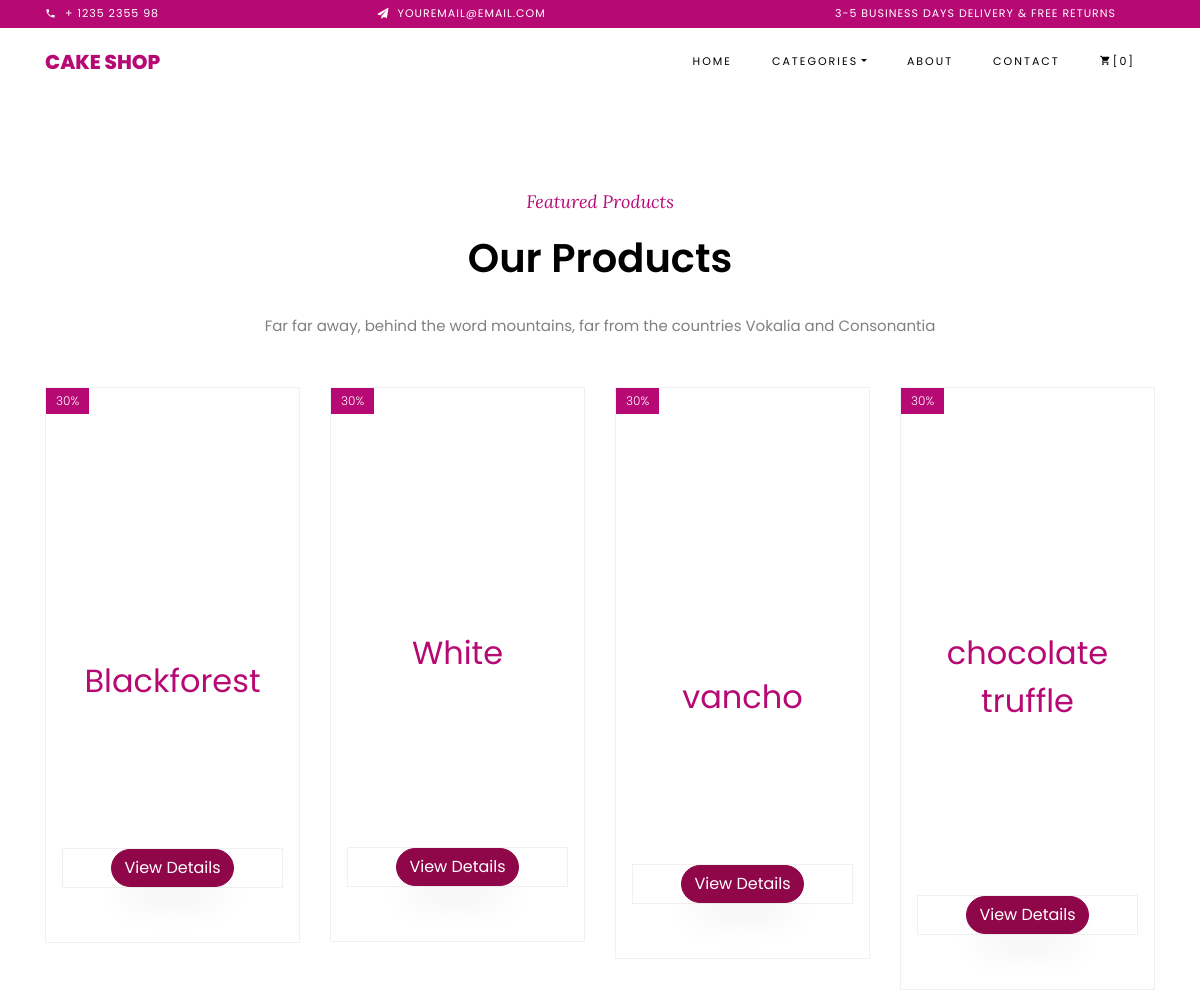
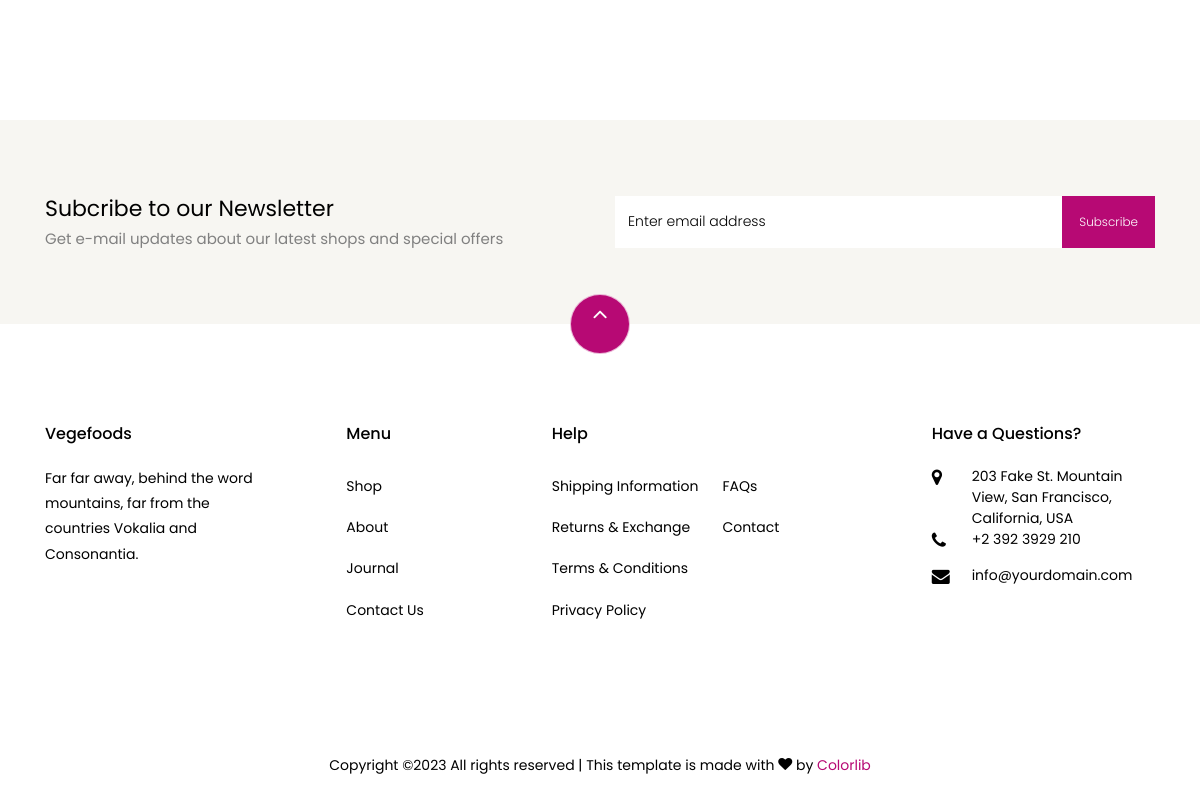
The app's page /proapp2/dispCateg/cakes with its own data (2 pictures, top to bottom).
### proapp/models.py (models this page shows)
class Products(models.Model):
    Name = models.CharField(max_length=25, null=True, blank=True)
    Price = models.IntegerField(null=True, blank=True)
    Quantity = models.IntegerField(null=True, blank=True)
    Description = models.CharField(max_length=250, null=True, blank=True)
    Image = models.ImageField(upload_to="profile", null=True, blank=True)
    Categry = models.CharField(max_length=20, null=True, blank=True)

### proapp2/views.py (the view)
# urls.py: path('dispCateg/<itemCateg>', views.dispCateg, name="dispCateg"),
def dispCateg(req, itemCateg):
    print("===itemCateg===", itemCateg)
    catg = itemCateg.upper()
    products = Products.objects.filter(Categry=itemCateg)
    da=Category.objects.all()
    context = {
        'products': products,
        'catg': catg,
        'da':da
    }
    return render(req, "displayCategory.html", context)

### proapp2/templates/displayCategory.html (shortened to what this page needs)
<!DOCTYPE html>
{% load static %}
<html lang="en">
  <head>
    <link rel="stylesheet" href="{% static 'assets/css/open-iconic-bootstrap.min.css' %}">
    <link rel="stylesheet" href="{% static 'assets/css/animate.css' %}">
    <link rel="stylesheet" href="{% static 'assets/css/owl.carousel.min.css' %}">
    <link rel="stylesheet" href="{% static 'assets/css/owl.theme.default.min.css' %}">
    <link rel="stylesheet" href="{% static 'assets/css/magnific-popup.css' %}">
    <link rel="stylesheet" href="{% static 'assets/css/aos.css' %}">
    <link rel="stylesheet" href="{% static 'assets/css/ionicons.min.css' %}">
    <link rel="stylesheet" href="{% static 'assets/css/bootstrap-datepicker.css' %}">
    <link rel="stylesheet" href="{% static 'assets/css/jquery.timepicker.css' %}">
    <link rel="stylesheet" href="{% static 'assets/css/flaticon.css' %}">
    <link rel="stylesheet" href="{% static 'assets/css/icomoon.css' %}">
    <link rel="stylesheet" href="{% static 'assets/css/style.css' %}">
  </head>
  <body class="goto-here">
    <div class="py-1 bg-primary">
      <div class="container">
        <div class="row no-gutters d-flex align-items-start align-items-center px-md-0">
          <div class="col-lg-12 d-block">
            <div class="row d-flex">
              <div class="col-md pr-4 d-flex topper align-items-center">
                <div class="icon mr-2 d-flex justify-content-center align-items-center"><span class="icon-phone2"></span></div>
                <span class="text">+ 1235 2355 98</span>
              </div>
              <div class="col-md pr-4 d-flex topper align-items-center">
                <div class="icon mr-2 d-flex justify-content-center align-items-center"><span class="icon-paper-plane"></span></div>
                <span class="text">youremail@email.com</span>
              </div>
              <div class="col-md-5 pr-4 d-flex topper align-items-center text-lg-right">
                <span class="text">3-5 Business days delivery &amp; Free Returns</span>
              </div>
            </div>
          </div>
        </div>
      </div>
    </div>
    <nav class="navbar navbar-expand-lg navbar-dark ftco_navbar bg-dark ftco-navbar-light" id="ftco-navbar">
      <div class="container">
        <a class="navbar-brand" href="index.html">Cake Shop</a>
     <div class="collapse navbar-collapse" id="ftco-nav">
          <ul class="navbar-nav ml-auto">
            <li class="nav-item"><a href="{% url 'home_pg' %}" class="nav-link">Home</a></li>
            <li class="nav-item active dropdown">
              <a class="nav-link dropdown-toggle" href="#" id="dropdown04" data-toggle="dropdown" aria-haspopup="true" aria-expanded="false">Categories</a>
            </li>
            <li class="nav-item"><a href="{% url 'about_pg' %}" class="nav-link">About</a></li>
            <li class="nav-item"><a href="contact.html" class="nav-link">Contact</a></li>
            <li class="nav-item cta cta-colored"><a href="cart.html" class="nav-link"><span class="icon-shopping_cart"></span>[0]</a></li>
          </ul>
        </div>
      </div>
    </nav>
 <section class="ftco-section">
      <div class="container">
        <div class="row justify-content-center mb-3 pb-3">
          <div class="col-md-12 heading-section text-center ftco-animate">
            <span class="subheading">Featured Products</span>
            <h2 class="mb-4">Our Products</h2>
            <p>Far far away, behind the word mountains, far from the countries Vokalia and Consonantia</p>
          </div>
        </div>
      </div>
      <div class="container">
        <div class="row">
        {% for products in products %}
        <div class="col-md-6 col-lg-3 ftco-animate">
            <div class="product">
              <a href="#" class="img-prod"><img class="img-fluid" src="{{ products.Image.url }}" alt="Colorlib Template">
                <span class="status">30%</span>
              </a>
              <div class="text py-3 pb-4 px-3 text-center">
                <h2><a href="#">{{ products.Name }}</a></h2>
                <div class="d-flex">
                  <div class="pricing"  class="subheading">
                  </div>
                </div>
              <div class="product">
                                <form method="post" action="{% url 'displayProd' dataid=products.id %}" enctype="multipart/form-data">
                            <button class="btn btn-success btn-round waves-effect waves-light" >View Details</button>
                        </form>
              </div>
              </div>
            </div>
          </div>
                {% endfor %}
      </div>
    </div>
   </section>
    <section class="ftco-section ftco-no-pt ftco-no-pb py-5 bg-light">
      <div class="container py-4">
        <div class="row d-flex justify-content-center py-5">
          <div class="col-md-6">
            <h2 style="font-size: 22px;" class="mb-0">Subcribe to our Newsletter</h2>
            <span>Get e-mail updates about our latest shops and special offers</span>
          </div>
          <div class="col-md-6 d-flex align-items-center">
            <form action="#" class="subscribe-form">
              <div class="form-group d-flex">
                <input type="text" class="form-control" placeholder="Enter email address">
                <input type="submit" value="Subscribe" class="submit px-3">
              </div>
            </form>
          </div>
        </div>
      </div>
    </section>
    <footer class="ftco-footer ftco-section">
      <div class="container">
        <div class="row">
          <div class="mouse">
            <a href="#" class="mouse-icon">
              <div class="mouse-wheel"><span class="ion-ios-arrow-up"></span></div>
            </a>
          </div>
        </div>
        <div class="row mb-5">
          <div class="col-md">
            <div class="ftco-footer-widget mb-4">
              <h2 class="ftco-heading-2">Vegefoods</h2>
              <p>Far far away, behind the word mountains, far from the countries Vokalia and Consonantia.</p>
              <ul class="ftco-footer-social list-unstyled float-md-left float-lft mt-5">
              </ul>
            </div>
          </div>
          <div class="col-md">
            <div class="ftco-footer-widget mb-4 ml-md-5">
              <h2 class="ftco-heading-2">Menu</h2>
              <ul class="list-unstyled">
                <li><a href="#" class="py-2 d-block">Shop</a></li>
                <li><a href="#" class="py-2 d-block">About</a></li>
                <li><a href="#" class="py-2 d-block">Journal</a></li>
                <li><a href="#" class="py-2 d-block">Contact Us</a></li>
              </ul>
            </div>
          </div>
          <div class="col-md-4">
             <div class="ftco-footer-widget mb-4">
              <h2 class="ftco-heading-2">Help</h2>
              <div class="d-flex">
                <ul class="list-unstyled mr-l-5 pr-l-3 mr-4">
                  <li><a href="#" class="py-2 d-block">Shipping Information</a></li>
                  <li><a href="#" class="py-2 d-block">Returns &amp; Exchange</a></li>
                  <li><a href="#" class="py-2 d-block">Terms &amp; Conditions</a></li>
                  <li><a href="#" class="py-2 d-block">Privacy Policy</a></li>
                </ul>
                <ul class="list-unstyled">
                  <li><a href="#" class="py-2 d-block">FAQs</a></li>
                  <li><a href="#" class="py-2 d-block">Contact</a></li>
                </ul>
              </div>
            </div>
          </div>
          <div class="col-md">
            <div class="ftco-footer-widget mb-4">
              <h2 class="ftco-heading-2">Have a Questions?</h2>
              <div class="block-23 mb-3">
                <ul>
                  <li><span class="icon icon-map-marker"></span><span class="text">203 Fake St. Mountain View, San Francisco, California, USA</span></li>
                  <li><a href="#"><span class="icon icon-phone"></span><span class="text">+2 392 3929 210</span></a></li>
                  <li><a href="#"><span class="icon icon-envelope"></span><span class="text">info@yourdomain.com</span></a></li>
                </ul>
              </div>
            </div>
          </div>
        </div>
      <div class="row">
          <div class="col-md-12 text-center">
            <p>
              Copyright &copy;<script>document.write(new Date().getFullYear());</script> All rights reserved | This template is made with <i class="icon-heart color-danger" aria-hidden="true"></i> by <a href="https://colorlib.com" target="_blank">Colorlib</a>
            </p>
          </div>
        </div>
      </div>
    </footer>
  </body>
</html>

### proapp2/static/assets/css/icomoon.css (style rules this page uses)
[class^="icon-"], [class*=" icon-"] { font-family: 'icomoon' !important; speak: none; font-style: normal; font-weight: normal; font-variant: normal; text-transform: none; line-height: 1; -webkit-font-smoothing: antialiased; -moz-osx-font-smoothing: grayscale; }
.icon-heart:before { content: "\f004"; }
.icon-map-marker:before { content: "\f041"; }
.icon-phone:before { content: "\f095"; }
.icon-envelope:before { content: "\f0e0"; }
.icon-paper-plane:before { content: "\f1d8"; }
.icon-phone2:before { content: "\e0cd"; }
.icon-shopping_cart:before { content: "\e8cc"; }

### records on screen
Products: Name "Blackforest"
Products: Name "White"
Products: Name "vancho"
Products: Name "chocolate truffle"
